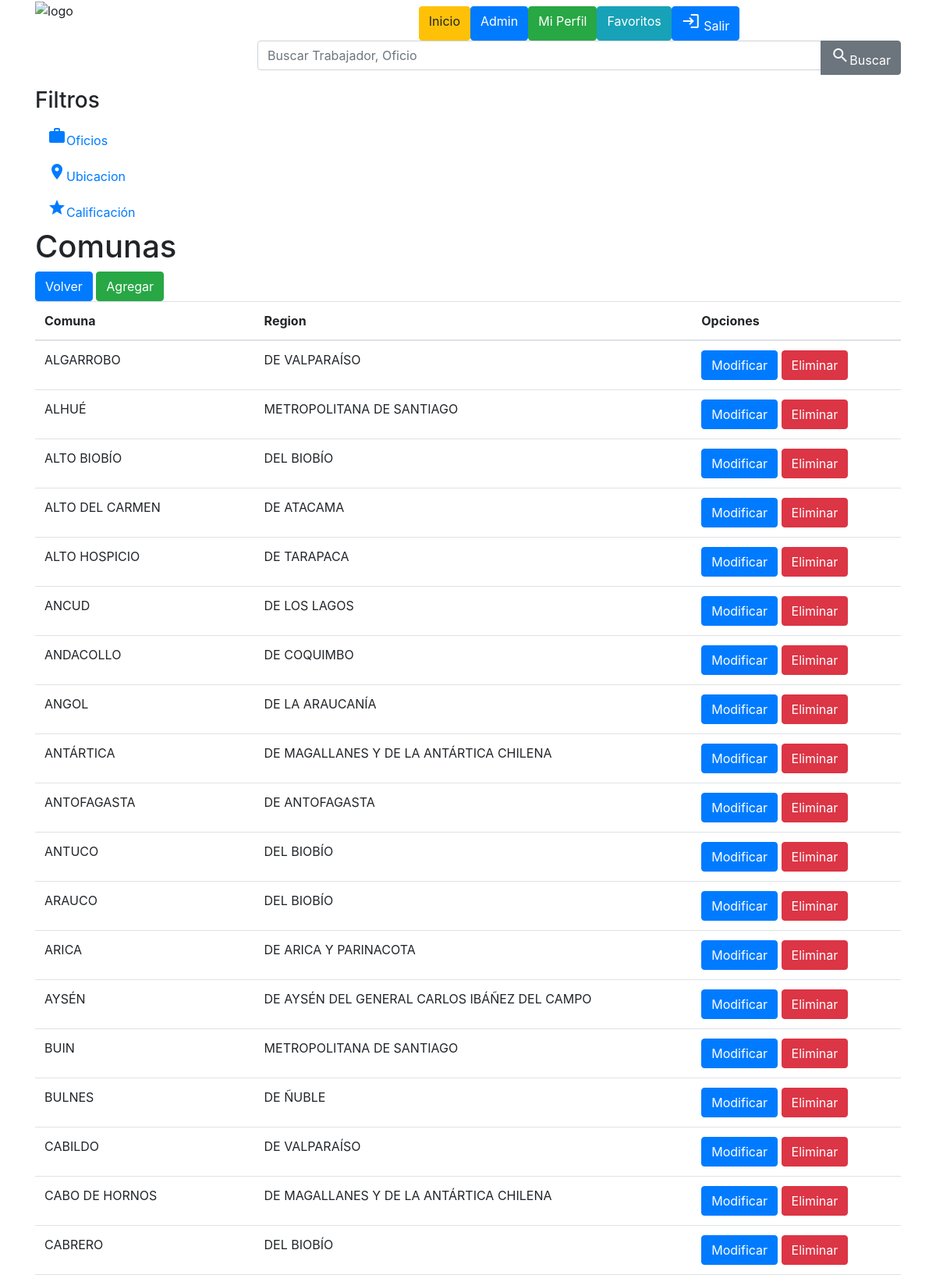
Page /admin/comunas/index.php (signed in, upper part) on the committed database.
### tables this page shows
CREATE TABLE IF NOT EXISTS `comuna` (
  `id_comuna` int NOT NULL AUTO_INCREMENT,
  `nombre_comuna` text,
  `id_region` int DEFAULT NULL,
  `id_provincia` int DEFAULT NULL,
  `borrado` datetime DEFAULT NULL,
  PRIMARY KEY (`id_comuna`)
);

CREATE TABLE IF NOT EXISTS `region` (
  `id_region` int NOT NULL AUTO_INCREMENT,
  `nombre_region` varchar(100) NOT NULL,
  `borrado` datetime DEFAULT NULL,
  PRIMARY KEY (`id_region`) USING BTREE
);

### config.php (called while the page is built)
<?php
    $site_config['PDO']['server']="127.0.0.1";
    $site_config['PDO']['db']="chileworkads";
    $site_config['PDO']['user']="chileworkads";
    $site_config['PDO']['pass']="chileworkads";
    $site_config['SITE']['base']=dirname(__FILE__).'/';
    $site_config['SITE']['URL']="http://190.47.174.39/chileworkads/";

### class/Db.php (called while the page is built, shortened)
<?php
class Db
{
    private $_host;
    private $_username;
    private $_password;
    private $_database;
    public $_connection;
    public function __construct()
    {
        global $site_config;
        require_once($site_config['SITE']['base'] . "//config.php");
        $this->_host = $site_config['PDO']['server'];
        $this->_database = $site_config['PDO']['db'];
        $this->_username = $site_config['PDO']['user'];
        $this->_password = $site_config['PDO']['pass'];
        if (!isset($this->_connection)) {
            return $this->conectar();
        }
    }
    private function conectar(){
            $this->_connection = mysqli_connect($this->_host, $this->_username, $this->_password, $this->_database);
            return TRUE;
    }
    function seleccionarObject($query = NULL,$obj=NULL)
    {
        $result = $this->_connection->query($query);
        if ($result->num_rows > 0) {
            $array = [];
          while($row = $result->fetch_object($obj)) {
            $array[] = $row;
          }
          return $array;
        }
    }
}

### functions.php (called while the page is built, shortened)
<?php
global $site_config;
require_once('config.php');
require_once($site_config['SITE']['base'] . '/class/Db.php');
require_once($site_config['SITE']['base'] . '/class/Region.php');
require_once($site_config['SITE']['base'] . '/class/Comuna.php');
require_once($site_config['SITE']['base'] . '/class/Hijo.php');
function regiones($filtro=[]){
    $conn = new Db();
    $query="SELECT *
        FROM region
        WHERE borrado IS NULL";
    return $conn->seleccionarObject($query,"Region");
}
function comunas($filtro=[]){
    $conn = new Db();
    $query="SELECT id_comuna, id_region, nombre_comuna
        FROM comuna c
        WHERE c.borrado IS NULL";
    $query.=" ORDER BY nombre_comuna ASC";
    return $conn->seleccionarObject($query,"Comuna");
}

### class/Comuna.php (called while the page is built, shortened)
<?php
include_once("Db.php");
include_once("Hijo.php");
class Comuna extends Hijo
{
    private $id_comuna;
    private $id_region;
    private $nombre_comuna;
    public function getId(){
        return $this->id_comuna;
    }
    public function getRegionId(){
        return $this->id_region;
    }
    public function getNombreComuna(){
        return $this->nombre_comuna;
    }
}

### class/Region.php (called while the page is built, shortened)
<?php
include_once("Db.php");
class Region
{
    private $id_region;
    private $nombre_region;
    public function getId(){
        return $this->id_region;
    }
    public function getNombreRegion(){
        return $this->nombre_region;
    }
}

### class/Hijo.php (called while the page is built, shortened)
<?php
class Hijo{
    public function sP($array,$id_r){
        foreach ($array as $e) {
            if($e->getId()==$id_r){
                return $e;
            }
        }
    }
}
?>

### admin/comunas/index.php (the view, shortened to what this page needs)
<?php require_once("../../functions.php"); ?>
<?php
$comunas = comunas();
?>
<!DOCTYPE html>
<html lang="en">
<head>
        <link rel="stylesheet" href="<?=__URL__?>css/bootstrap.css">
        <link rel="stylesheet" href="<?=__URL__?>css/material-icons.css">
        <link rel="stylesheet" href="<?=__URL__?>css/css.css">
</head>
<body>
<?php require_once(__BASE__."nav.php");?>
    <div class="container">
        <h1>Comunas</h1>
        <a name="btn-volver" id="btn-add" class="btn btn-primary" href="../index.php" role="button">Volver</a>
        <a name="btn-add" id="btn-add" class="btn btn-success" href="./add.php" role="button">Agregar</a>
        <?php if (is_null($comunas)): ?>
            <h2>No hay Comunas</h2>
        <?php else: ?>
        <div class="table-responsive">
            <table class="table">
                <thead>
                    <tr>
                        <th>Comuna</th>
                        <th>Region</th>
                        <th>Opciones</th>
                    </tr>
                </thead>
                <tbody>
                <?php foreach($comunas as $c) : ?>
                    <tr>
                        <td><?=$c->getNombreComuna()?></td>
                        <td><?=$c->sP($regiones,$c->getRegionId())->getNombreRegion()?></td>
                        <td><a name="btn-mod" id="btn-mod" class="btn btn-primary" href="./edit.php?id=<?=$c->getId()?>" role="button">Modificar</a>
                        <a name="btn-del" id="btn-del" class="btn btn-danger" onclick="return confirm('¿Está seguro?')" href="./delete.php?id=<?=$c->getId()?>" role="button">Eliminar</a></td>
                    </tr>
                <?php endforeach; ?>
                </tbody>
            </table>
        </div>
        <?php endif; ?>
    </div>
</body>
</html>

### rows in the picture
comuna: nombre_comuna "ALGARROBO", id_region.nombre_region "DE VALPARAÍSO"
comuna: nombre_comuna "ALHUÉ", id_region.nombre_region "METROPOLITANA DE SANTIAGO"
comuna: nombre_comuna "ALTO BIOBÍO", id_region.nombre_region "DEL BIOBÍO"
comuna: nombre_comuna "ALTO DEL CARMEN", id_region.nombre_region "DE ATACAMA"
comuna: nombre_comuna "ALTO HOSPICIO", id_region.nombre_region "DE TARAPACA"
comuna: nombre_comuna "ANCUD", id_region.nombre_region "DE LOS LAGOS"
comuna: nombre_comuna "ANDACOLLO", id_region.nombre_region "DE COQUIMBO"
comuna: nombre_comuna "ANGOL", id_region.nombre_region "DE LA ARAUCANÍA"
comuna: nombre_comuna "ANTÁRTICA", id_region.nombre_region "DE MAGALLANES Y DE LA ANTÁRTICA CHILENA"
comuna: nombre_comuna "ANTOFAGASTA", id_region.nombre_region "DE ANTOFAGASTA"
comuna: nombre_comuna "ANTUCO", id_region.nombre_region "DEL BIOBÍO"
comuna: nombre_comuna "ARAUCO", id_region.nombre_region "DEL BIOBÍO"
comuna: nombre_comuna "ARICA", id_region.nombre_region "DE ARICA Y PARINACOTA"
comuna: nombre_comuna "AYSÉN", id_region.nombre_region "DE AYSÉN DEL GENERAL CARLOS IBÁÑEZ DEL CAMPO"
comuna: nombre_comuna "BUIN", id_region.nombre_region "METROPOLITANA DE SANTIAGO"
comuna: nombre_comuna "BULNES", id_region.nombre_region "DE ÑUBLE"
comuna: nombre_comuna "CABILDO", id_region.nombre_region "DE VALPARAÍSO"
comuna: nombre_comuna "CABO DE HORNOS", id_region.nombre_region "DE MAGALLANES Y DE LA ANTÁRTICA CHILENA"
comuna: nombre_comuna "CABRERO", id_region.nombre_region "DEL BIOBÍO"
